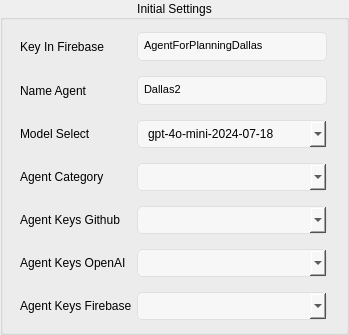
             <widget class="QGroupBox" name="groupBox_3">
              <property name="title">
               <string>Initial Settings</string>
              </property>
              <property name="alignment">
               <set>Qt::AlignCenter</set>
              </property>
              <layout class="QGridLayout" name="gridLayout_16">
               <item row="0" column="0">
                <layout class="QGridLayout" name="gridLayout_15">
                 <property name="leftMargin">
                  <number>6</number>
                 </property>
                 <property name="topMargin">
                  <number>1</number>
                 </property>
                 <property name="rightMargin">
                  <number>8</number>
                 </property>
                 <property name="bottomMargin">
                  <number>1</number>
                 </property>
                 <property name="horizontalSpacing">
                  <number>5</number>
                 </property>
                 <property name="verticalSpacing">
                  <number>15</number>
                 </property>
                 <item row="5" column="1">
                  <widget class="QComboBox" name="AgentCategory">
                   <property name="sizePolicy">
                    <sizepolicy hsizetype="Preferred" vsizetype="Fixed">
                     <horstretch>0</horstretch>
                     <verstretch>0</verstretch>
                    </sizepolicy>
                   </property>
                   <property name="minimumSize">
                    <size>
                     <width>0</width>
                     <height>0</height>
                    </size>
                   </property>
                   <property name="maximumSize">
                    <size>
                     <width>16777215</width>
                     <height>16777215</height>
                    </size>
                   </property>
                   <property name="styleSheet">
                    <string notr="true">QComboBox {
    background-color: #F7F7F7;
    border: 1px solid #E0E0E0;
    border-radius: 5px;  /* Borda arredondada */
    color: black;  /* Cor do texto */
    font-size: 12px;  /* Tamanho da fonte */
    padding: 5px 10px;  /* Espaçamento interno */
}

QComboBox:hover {
    background-color: #EDEDED; /* Fundo ao passar o mouse */
}

QComboBox:pressed {
    background-color: #DCDCDC; /* Fundo ao pressionar */
}

QComboBox QAbstractItemView {
    background-color: #F7F7F7;
    border: 1px solid #E0E0E0;
    selection-background-color: #EDEDED;
    selection-color: black;
    border-radius: 10px;  /* Borda arredondada para a lista */
    font-size: 16px; /* Ajuste de fonte para itens */
}
</string>
                   </property>
                  </widget>
                 </item>
                 <item row="1" column="0">
                  <widget class="QLabel" name="label_7">
                   <property name="text">
                    <string>Name Agent</string>
                   </property>
                  </widget>
                 </item>
                 <item row="0" column="0">
                  <widget class="QLabel" name="label_6">
                   <property name="text">
                    <string>Key In Firebase</string>
                   </property>
                  </widget>
                 </item>
                 <item row="5" column="0">
                  <widget class="QLabel" name="label_15">
                   <property name="text">
                    <string>Agent Category</string>
                   </property>
                  </widget>
                 </item>
                 <item row="0" column="1">
                  <widget class="QTextEdit" name="KeyInFirebase">
                   <property name="sizePolicy">
                    <sizepolicy hsizetype="Fixed" vsizetype="Fixed">
                     <horstretch>0</horstretch>
                     <verstretch>0</verstretch>
                    </sizepolicy>
                   </property>
                   <property name="minimumSize">
                    <size>
                     <width>190</width>
                     <height>29</height>
                    </size>
                   </property>
                   <property name="maximumSize">
                    <size>
                     <width>190</width>
                     <height>29</height>
                    </size>
                   </property>
                   <property name="styleSheet">
                    <string notr="true">            QTextEdit {
                border: 1px solid #E0E0E0;
                padding: 2px;
                border-radius: 5px;
                background-color: #F7F7F7;
                color: black;  /* Cor do texto alterada para preto */
            }</string>
                   </property>
                   <property name="html">
                    <string>&lt;!DOCTYPE HTML PUBLIC &quot;-//W3C//DTD HTML 4.0//EN&quot; &quot;http://www.w3.org/TR/REC-html40/strict.dtd&quot;&gt;
&lt;html&gt;&lt;head&gt;&lt;meta name=&quot;qrichtext&quot; content=&quot;1&quot; /&gt;&lt;style type=&quot;text/css&quot;&gt;
p, li { white-space: pre-wrap; }
&lt;/style&gt;&lt;/head&gt;&lt;body style=&quot; font-family:'MS Shell Dlg 2'; font-size:8.25pt; font-weight:400; font-style:normal;&quot;&gt;
&lt;p style=&quot; margin-top:0px; margin-bottom:0px; margin-left:0px; margin-right:0px; -qt-block-indent:0; text-indent:0px;&quot;&gt;AgentForPlanningDallas&lt;/p&gt;&lt;/body&gt;&lt;/html&gt;</string>
                   </property>
                   <property name="placeholderText">
                    <string>AgentForPlanningDallas</string>
                   </property>
                  </widget>
                 </item>
                 <item row="1" column="1">
                  <widget class="QTextEdit" name="NameAgent">
                   <property name="sizePolicy">
                    <sizepolicy hsizetype="Fixed" vsizetype="Fixed">
                     <horstretch>0</horstretch>
                     <verstretch>0</verstretch>
                    </sizepolicy>
                   </property>
                   <property name="minimumSize">
                    <size>
                     <width>190</width>
                     <height>29</height>
                    </size>
                   </property>
                   <property name="maximumSize">
                    <size>
                     <width>190</width>
                     <height>29</height>
                    </size>
                   </property>
                   <property name="styleSheet">
                    <string notr="true">            QTextEdit {
                border: 1px solid #E0E0E0;
                padding: 2px;
                border-radius: 5px;
                background-color: #F7F7F7;
                color: black;  /* Cor do texto alterada para preto */
            }</string>
                   </property>
                   <property name="html">
                    <string>&lt;!DOCTYPE HTML PUBLIC &quot;-//W3C//DTD HTML 4.0//EN&quot; &quot;http://www.w3.org/TR/REC-html40/strict.dtd&quot;&gt;
&lt;html&gt;&lt;head&gt;&lt;meta name=&quot;qrichtext&quot; content=&quot;1&quot; /&gt;&lt;style type=&quot;text/css&quot;&gt;
p, li { white-space: pre-wrap; }
&lt;/style&gt;&lt;/head&gt;&lt;body style=&quot; font-family:'MS Shell Dlg 2'; font-size:8.25pt; font-weight:400; font-style:normal;&quot;&gt;
&lt;p style=&quot; margin-top:0px; margin-bottom:0px; margin-left:0px; margin-right:0px; -qt-block-indent:0; text-indent:0px;&quot;&gt;Dallas2&lt;/p&gt;&lt;/body&gt;&lt;/html&gt;</string>
                   </property>
                   <property name="placeholderText">
                    <string>Dallas</string>
                   </property>
                  </widget>
                 </item>
                 <item row="4" column="0">
                  <widget class="QLabel" name="label_8">
                   <property name="text">
                    <string>Model Select</string>
                   </property>
                  </widget>
                 </item>
                 <item row="6" column="0">
                  <widget class="QLabel" name="label_28">
                   <property name="text">
                    <string>Agent Keys Github</string>
                   </property>
                  </widget>
                 </item>
                 <item row="6" column="1">
                  <widget class="QComboBox" name="AgentKeysGithub">
                   <property name="styleSheet">
                    <string notr="true">QComboBox {
    background-color: #F7F7F7;
    border: 1px solid #E0E0E0;
    border-radius: 5px;  /* Borda arredondada */
    color: black;  /* Cor do texto */
    font-size: 12px;  /* Tamanho da fonte */
    padding: 5px 10px;  /* Espaçamento interno */
}

QComboBox:hover {
    background-color: #EDEDED; /* Fundo ao passar o mouse */
}

QComboBox:pressed {
    background-color: #DCDCDC; /* Fundo ao pressionar */
}

QComboBox QAbstractItemView {
    background-color: #F7F7F7;
    border: 1px solid #E0E0E0;
    selection-background-color: #EDEDED;
    selection-color: black;
    border-radius: 10px;  /* Borda arredondada para a lista */
    font-size: 16px; /* Ajuste de fonte para itens */
}
</string>
                   </property>
                  </widget>
                 </item>
                 <item row="7" column="0">
                  <widget class="QLabel" name="label_34">
                   <property name="text">
                    <string>Agent Keys OpenAI</string>
                   </property>
                  </widget>
                 </item>
                 <item row="7" column="1">
                  <widget class="QComboBox" name="AgentKeysOpenAI">
                   <property name="styleSheet">
                    <string notr="true">QComboBox {
    background-color: #F7F7F7;
    border: 1px solid #E0E0E0;
    border-radius: 5px;  /* Borda arredondada */
    color: black;  /* Cor do texto */
    font-size: 12px;  /* Tamanho da fonte */
    padding: 5px 10px;  /* Espaçamento interno */
}

QComboBox:hover {
    background-color: #EDEDED; /* Fundo ao passar o mouse */
}

QComboBox:pressed {
    background-color: #DCDCDC; /* Fundo ao pressionar */
}

QComboBox QAbstractItemView {
    background-color: #F7F7F7;
    border: 1px solid #E0E0E0;
    selection-background-color: #EDEDED;
    selection-color: black;
    border-radius: 10px;  /* Borda arredondada para a lista */
    font-size: 16px; /* Ajuste de fonte para itens */
}
</string>
                   </property>
                  </widget>
                 </item>
                 <item row="4" column="1">
                  <widget class="QComboBox" name="ModelSelect">
                   <property name="styleSheet">
                    <string notr="true">QComboBox {
    background-color: #F7F7F7;
    border: 1px solid #E0E0E0;
    border-radius: 5px;  /* Borda arredondada */
    color: black;  /* Cor do texto */
    font-size: 12px;  /* Tamanho da fonte */
    padding: 5px 10px;  /* Espaçamento interno */
}

QComboBox:hover {
    background-color: #EDEDED; /* Fundo ao passar o mouse */
}

QComboBox:pressed {
    background-color: #DCDCDC; /* Fundo ao pressionar */
}

QComboBox QAbstractItemView {
    background-color: #F7F7F7;
    border: 1px solid #E0E0E0;
    selection-background-color: #EDEDED;
    selection-color: black;
    border-radius: 10px;  /* Borda arredondada para a lista */
    font-size: 16px; /* Ajuste de fonte para itens */
}
</string>
                   </property>
                   <item>
                    <property name="text">
                     <string>gpt-4o-mini-2024-07-18</string>
                    </property>
                   </item>
                   <item>
                    <property name="text">
                     <string>gpt-4o-2024-11-20</string>
                    </property>
                   </item>
                  </widget>
                 </item>
                 <item row="8" column="1">
                  <widget class="QComboBox" name="AgentKeysFirebase">
                   <property name="styleSheet">
                    <string notr="true">QComboBox {
    background-color: #F7F7F7;
    border: 1px solid #E0E0E0;
    border-radius: 5px;  /* Borda arredondada */
    color: black;  /* Cor do texto */
    font-size: 12px;  /* Tamanho da fonte */
    padding: 5px 10px;  /* Espaçamento interno */
}

QComboBox:hover {
    background-color: #EDEDED; /* Fundo ao passar o mouse */
}

QComboBox:pressed {
    background-color: #DCDCDC; /* Fundo ao pressionar */
}

QComboBox QAbstractItemView {
    background-color: #F7F7F7;
    border: 1px solid #E0E0E0;
    selection-background-color: #EDEDED;
    selection-color: black;
    border-radius: 10px;  /* Borda arredondada para a lista */
    font-size: 16px; /* Ajuste de fonte para itens */
}
</string>
                   </property>
                  </widget>
                 </item>
                 <item row="8" column="0">
                  <widget class="QLabel" name="label_37">
                   <property name="text">
                    <string>Agent Keys Firebase</string>
                   </property>
                  </widget>
                 </item>
                </layout>
               </item>
              </layout>
             </widget>
